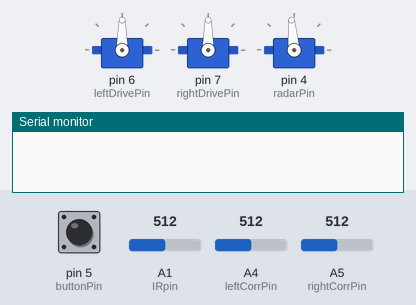
Bench run of a sketch on a simulated Arduino Uno, built with avr-gcc and run on an emulated ATmega328P. On the bench: 3 × servo, the last lines printed to the serial monitor. The inputs (shaded band) are chosen by the test bench; at power-on: pin 5 (buttonPin) LOW, A1 (IRpin) = 512, A4 (leftCorrPin) = 512, A5 (rightCorrPin) = 512.

Above: at 1.2 s.
1.3 s: pin 5 (buttonPin) pulled HIGH for 0.15 s
At 1.5 s:
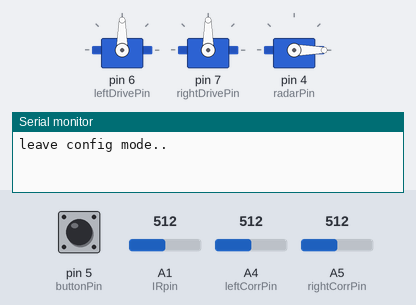
4.4 s: A1 (IRpin) set to 325
7.4 s: A1 (IRpin) set to 304
At 8.7 s:
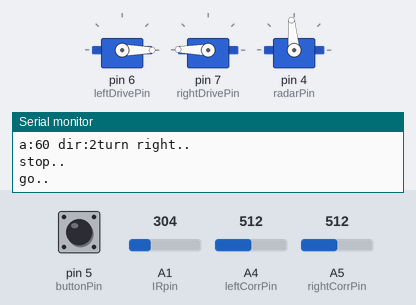
9.8 s: A1 (IRpin) set to 511
At 11.2 s:
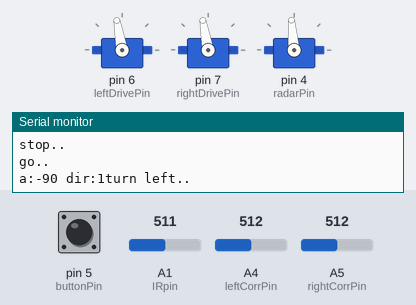
Timing chart, 0 to 13.8 s (numbered marks = the images above; inputs shaded):
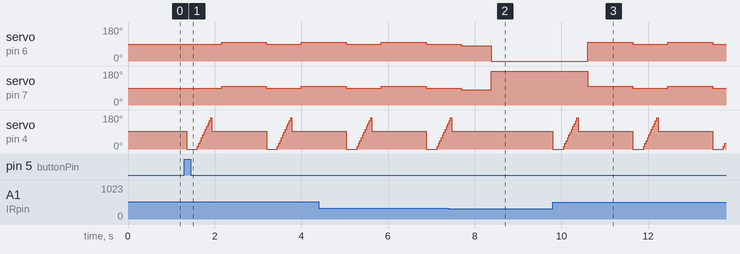

The sketch:

mk1.ino
```cpp
#include <Servo.h>

#define MIN_DELAY 2
#define DEBUG

#define PROG_TURN 0
#define PROG_STOP 1
#define PROG_GO 2

#define LEFT 1
#define RIGHT 2

#ifdef DEBUG
  #define DEBUG_PRINT(x) Serial.print(x)
  #define DEBUG_PRINTLN(x) Serial.println(x)
#else
  #define DEBUG_PRINT(x)
  #define DEBUG_PRINTLN(x)
#endif

const float vConv = 5.0/1024.0;

// analog pin setup
const int IRpin = A1;
const int leftCorrPin = A4;
const int rightCorrPin = A5;

// digital pin setup
const int radarPin = 4;
const int buttonPin = 5;
const int leftDrivePin = 6;
const int rightDrivePin = 7;

const int turnSpeed = 10;

// objects
Servo radar;
Servo leftDrive;
Servo rightDrive;

// states
boolean configMode = true;
int programm = PROG_STOP;

// global vars
int leftCorr = 0;
int rightCorr = 0;

// function prototype
float getDistance();
int readButton();

void turn(int dir, int angle);
void go();
void stop();

void setup() {
#ifdef DEBUG
  Serial.begin(9600);
#endif

  // setup button
  pinMode(buttonPin, INPUT);

  // setup drives
  leftDrive.attach(leftDrivePin);
  rightDrive.attach(rightDrivePin);

  // setup radar
  radar.attach(radarPin);
  radar.write(95);
}

void loop() {
  if (configMode) {
    leftCorr = analogRead(leftCorrPin);
    rightCorr = analogRead(rightCorrPin);

    leftCorr = map(leftCorr, 0, 1023, -10, 10);
    rightCorr = map(rightCorr, 0, 1023, -10, 10);

    leftDrive.write(90+leftCorr);
    rightDrive.write(90+rightCorr);

    // leave config mode
    if (readButton()) {
      DEBUG_PRINTLN("leave config mode..");
      configMode = !configMode;
    }
  } else {
    // simple main control loop
    int dist = getDistance();
//    DEBUG_PRINTLN(dist);
//    if (dist > 40) {
//      go();
//    } else {
//      turn(LEFT, infinite);
//    }
//    delay(MIN_DELAY);

    if (dist > 40) {
      go();
    } else {
      int a = getBestAngle();
//      int dir = a<0?RIGHT:LEFT;
      int dir = a<0?LEFT:RIGHT;

      DEBUG_PRINT("a:");
      DEBUG_PRINT(a);
      DEBUG_PRINT(" dir:");
      DEBUG_PRINT(dir);

      turn(dir, abs(a)*3);
    }
    delay(MIN_DELAY);
  }
}

int getBestAngle() {
  // set start position
  radar.write(0);
  delay(220);

  // start scan
  float dist = 0;
  int angle = 0;
  float distMax = 0;
  for (int a=0;a<180;a+=15) {
    radar.write(a);
    dist = getDistance();
    if (dist > distMax) {
      angle = a;
      distMax = dist;
    }
    delay(30);
  }

  // reset position
  radar.write(95);
  delay(220);

  return angle-90;
}

float getDistance() {
  return (65*pow(analogRead(IRpin)*vConv, -1.10));
}

int buttonState;
long lastDebounceTime = 0;
long debounceDelay = 50;
int lastButtonState = LOW;
// debouncing button input
int readButton() {
  int reading = digitalRead(buttonPin);
  if (reading != lastButtonState) {
    lastDebounceTime = millis();
  }
  if ((millis() - lastDebounceTime) > debounceDelay) {
    buttonState = reading;
  }
  lastButtonState = reading;
  return buttonState;
}

// drive controls
void turn(int dir, int angle) {
  if (programm != PROG_TURN) {
    if (dir == LEFT) {
      DEBUG_PRINTLN("turn left..");
      leftDrive.write(90+leftCorr+turnSpeed);
      rightDrive.write(90+rightCorr+turnSpeed);
    } else {
      DEBUG_PRINTLN("turn right..");
      leftDrive.write(90+leftCorr-turnSpeed);
      rightDrive.write(90+rightCorr-turnSpeed);
    }
    programm = PROG_TURN;
  }

  if (angle > 0) {
//    delay(220.0*((float)angle/60.0));
    delay(230.0*((float)angle/60.0));
    stop();
  }
}

void go() {
  if (programm != PROG_GO) {
    DEBUG_PRINTLN("go..");
    leftDrive.write(0);
    rightDrive.write(179);
    programm = PROG_GO;
  }
}

void stop() {
  if (programm != PROG_STOP) {
    DEBUG_PRINTLN("stop..");
    leftDrive.write(90+leftCorr);
    rightDrive.write(90+rightCorr);
    programm = PROG_STOP;
  }
}
```

Measured:
- the behaviour switches between 312 and 311 on A1 (IRpin) (found by bisection; images 1 and 2)
- after the input at 7.4 s, servo on pin 4 (radarPin): goes on until 7.5 s, then stays 95°
- after the input at 9.8 s, servo on pin 6 (leftDrivePin), servo on pin 7 (rightDrivePin): alternates 100° for 1.0 s and 90° for 0.81 s, starting after 0.81 s
